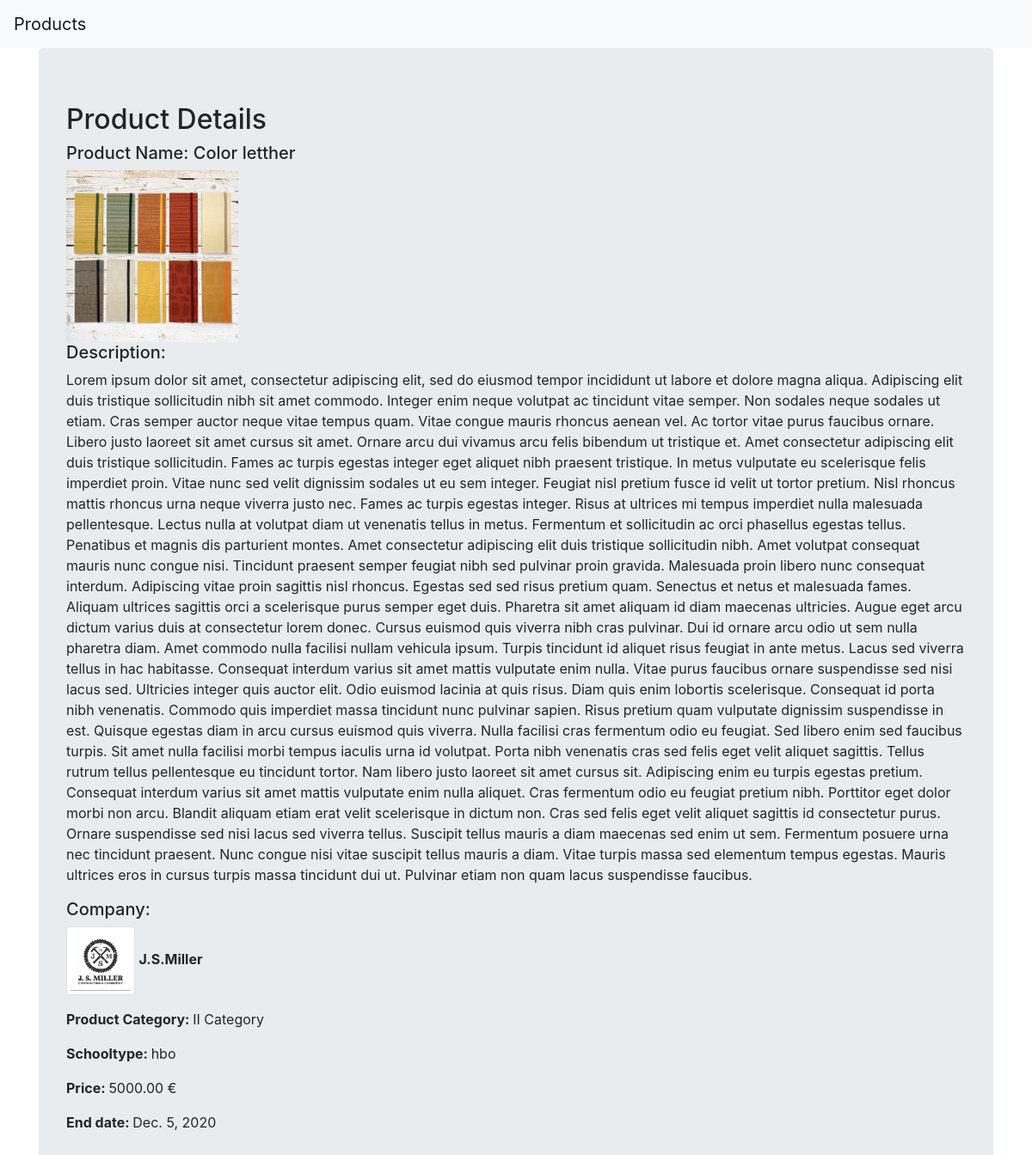
The page /1 on the database its author committed.
### products/models.py (models this page shows, shortened)
class Product(models.Model):
    name = models.CharField(max_length=256)
    photo = models.ImageField(upload_to='product_pics',default='static/no-image.png')
    description = models.TextField(blank=True)
    company = models.ForeignKey(Company,related_name='company',on_delete=models.CASCADE)
    categories = (('I Category', '1'), ('II Category', '2'), ('III Category', '3'),
                  ('IV Category', '4'), ('V Category', '5'), ('VI Category', '6'))
    category = models.CharField(max_length=256, choices=categories)
    schooltypes = (('praktijkonderwijs','praktijkonderwijs'), ('vmbo','vmbo'), ('mbo','mbo'),
                   ('hbo','hbo'), ('opleidingsbedrijf','opleidingsbedrijf'))
    schooltype= models.CharField(max_length=256, choices=schooltypes)
    price = models.DecimalField(decimal_places=2,default=0,max_digits=8)
    end_date = models.DateField(blank=True, null=True)

class Company(models.Model):
    name = models.CharField(max_length=256)
    logo = models.ImageField(upload_to='company_logo',default='static/no-image.png')
    def __str__(self):
        return self.name

### products/views.py (the view)
# urls.py: path('<int:pk>',views.ProductDetailView.as_view(),name='products_detail'),
class ProductDetailView(DetailView):
    context_object_name = "product_detail"
    model = models.Product

### products/templates/products/product_detail.html
{% extends "product_base.html" %}
{% block body_block %}
  <div class="jumbotron">
    <h2>Product Details</h2>
    <h5>Product Name: {{product_detail.name}}</h5>
    <img src="{{product_detail.photo.url}}" width="200" height="200">
    <h5>Description:</h5>
    <p>{{product_detail.description}}</p>
    <h5>Company:</h5>
    <p><img src="{{product_detail.company.logo.url}}" width="80" height="80" class="img-thumbnail">
      <b> {{product_detail.company}}</b>
    </p>
    <p><b>Product Category: </b>{{product_detail.category}}</p>
    <p><b>Schooltype: </b>{{product_detail.schooltype}}</p>
    <p><b>Price: </b>{{product_detail.price}} €</p>
    <p><b> End date: </b>{{product_detail.end_date}}</p>
  </div>
{% endblock %}

### rows shown on the page
Product: name "Color letther", photo (picture), description "Lorem ipsum dolor sit amet, consectetur adipiscing elit, sed do eiusmod tempor incididunt ut labore et dolore magna aliqua. Adipiscing elit duis tristique sollicitudin nibh sit amet commodo. Integer enim neque volutpat ac tincidunt vitae semper. Non sodales neque sodales ut etiam. Cras semper auctor neque vitae tempus quam. Vitae congue mauris rhoncus aenean vel. Ac tortor vitae purus faucibus ornare. Libero justo laoreet sit amet cursus sit amet. Ornare arcu dui vivamus arcu felis bibendum ut tristique et. Amet consectetur adipiscing elit duis tristique sollicitudin. Fames ac turpis egestas integer eget aliquet nibh praesent tristique. In metus vulputate eu scelerisque felis imperdiet…", company.logo (picture), company "J.S.Miller", category "II Category", schooltype "hbo", price "5000.00", end_date "Dec. 5, 2020"
